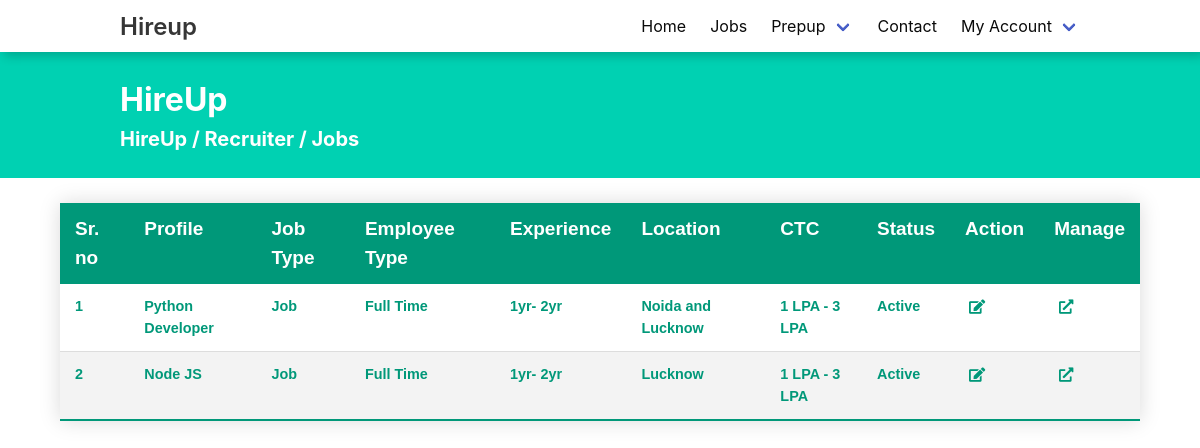
/hireup/recruiter-jobs (signed in), run on the app's committed database.
### HireApp/models.py (models this page shows, shortened)
class Work(models.Model):
    TYPE = (('INTERNSHIP', 'INTERNSHIP'), ('JOB', 'JOB'))
    EMP = (('Part Time Job', 'Part Time Job'),
           ('Full Time Job', 'Full Time Job'))
    Type = models.CharField(max_length=20)
    emp_type = models.CharField(max_length=50)
    work_name = models.CharField(max_length=100)
    company = models.ForeignKey('CompanyProfile', on_delete=models.CASCADE)
    experience_or_time = models.CharField(max_length=10)
    location = models.CharField(max_length=100)
    salary_or_stipend = models.CharField(max_length=20)
    about = RichTextField()
    min_requirement = RichTextField()
    tech_stack = models.CharField(max_length=100)
    posted = models.DateTimeField(auto_now_add=True)
    number_of_vacancy = models.CharField(max_length=3)
    status = models.BooleanField(default=True)
    applicants = models.ManyToManyField(UserProfile)
    resume_selected = models.ManyToManyField(
        UserProfile, related_name='resume_selected')
    hired = models.ManyToManyField(UserProfile, related_name='hired')
    onboard = models.ManyToManyField(UserProfile, related_name='onboard')
    created_by = models.ForeignKey(
        RecruiterProfile, on_delete=models.DO_NOTHING)

### HireApp/views.py (the view)
# urls.py: path('recruiter-jobs', recruiterJobs, name='recruiterJobs'),
def recruiterJobs(request):
    recruiter = RecruiterProfile.objects.filter(username=request.user).first()
    works = Work.objects.filter(created_by=recruiter)
    return render(request, 'admin-ui/hireUp/Admin.html', {'data': works})

### templates/admin-ui/hireUp/Admin.html (shortened to what this page needs)
{% extends "layout.html" %} {% load static %} {% block css %}
<link rel="stylesheet" href="{% static 'css/prepup/index.css' %}" />
<link rel="stylesheet" href="{% static 'css/hireup/createJob.css' %}" />
<link rel="stylesheet" href="{% static 'css/Admin.css' %}" />
{% endblock %} {% block body %}
<div class="has-background-primary set">
  <div class="container py-5">
    <h1 class="is-size-3 has-text-white m-0"><b>HireUp</b></h1>
    <h2 class="is-size-5 has-text-white"><b>HireUp / Recruiter / Jobs</b></h2>
  </div>
</div>
<section class="section-Admin">
  <table class="styled-table">
    <thead>
      <tr>
        <th>Sr. no</th>
        <th>Profile</th>
        <th>Job Type</th>
        <th>Employee Type</th>
        <th>Experience</th>
        <th>Location</th>
        <th>CTC</th>
        <th>Status</th>
        <th>Action</th>
        <th>Manage</th>
      </tr>
    </thead>
    <tbody>
      {% for i in data %}
      <tr class="active-row">
        <td>{{ forloop.counter }}</td>
        <td>{{i.work_name}}</td>
        <td>{{i.Type}}</td>
        <td>{{i.emp_type}}</td>
        <td>{{i.experience_or_time}}</td>
        <td>{{i.location}}</td>
        <td>{{i.salary_or_stipend}}</td>
        {% if i.status == True %}
        <td>Active</td>
        {% else %}
        <td>Inactive</td>
        {% endif %}
        <td><span class="icon">
            <a href="{% url 'editJob' i.id %}" style="text-decoration: none;color: inherit;"><i class="fas fa-edit"
                onclick="editFucntion(id='{{i.id}}')"></i></a>
        <td><span class="icon">
            <a href="{% url 'manageJob' i.id %}" style="text-decoration: none;color: inherit;"><i
                class="fas fa-external-link-alt"></i></a>
          </span></td>
      </tr>
      {% endfor %}
    </tbody>
  </table>
</section>
{% endblock %} {% block script %} {% endblock %}

### static/css/Admin.css (style rules this page uses)
.section-Admin { display: flex; justify-content: center; }
.styled-table { width: 90%; border-collapse: collapse; margin: 25px 0; font-size: 0.9em; font-family: sans-serif; min-width: 400px; box-shadow: 0 0 20px rgba(0, 0, 0, 0.15); }
.styled-table thead tr { background-color: #009879; color: #ffffff; text-align: left; }
.styled-table th { color: white; font-size: 19px; }
.styled-table th, .styled-table td { padding: 12px 15px; }
.styled-table tbody tr { border-bottom: 1px solid #dddddd; }
.styled-table tbody tr:nth-of-type(even) { background-color: #f3f3f3; }
.styled-table tbody tr:last-of-type { border-bottom: 2px solid #009879; }
.styled-table tbody tr.active-row { font-weight: bold; color: #009879; }

### data on the page
Work: work_name "Python Developer", Type "Job", emp_type "Full Time", experience_or_time "1yr- 2yr", location "Noida and Lucknow", salary_or_stipend "1 LPA - 3 LPA", status "Active"
Work: work_name "Node JS", Type "Job", emp_type "Full Time", experience_or_time "1yr- 2yr", location "Lucknow", salary_or_stipend "1 LPA - 3 LPA", status "Active"
